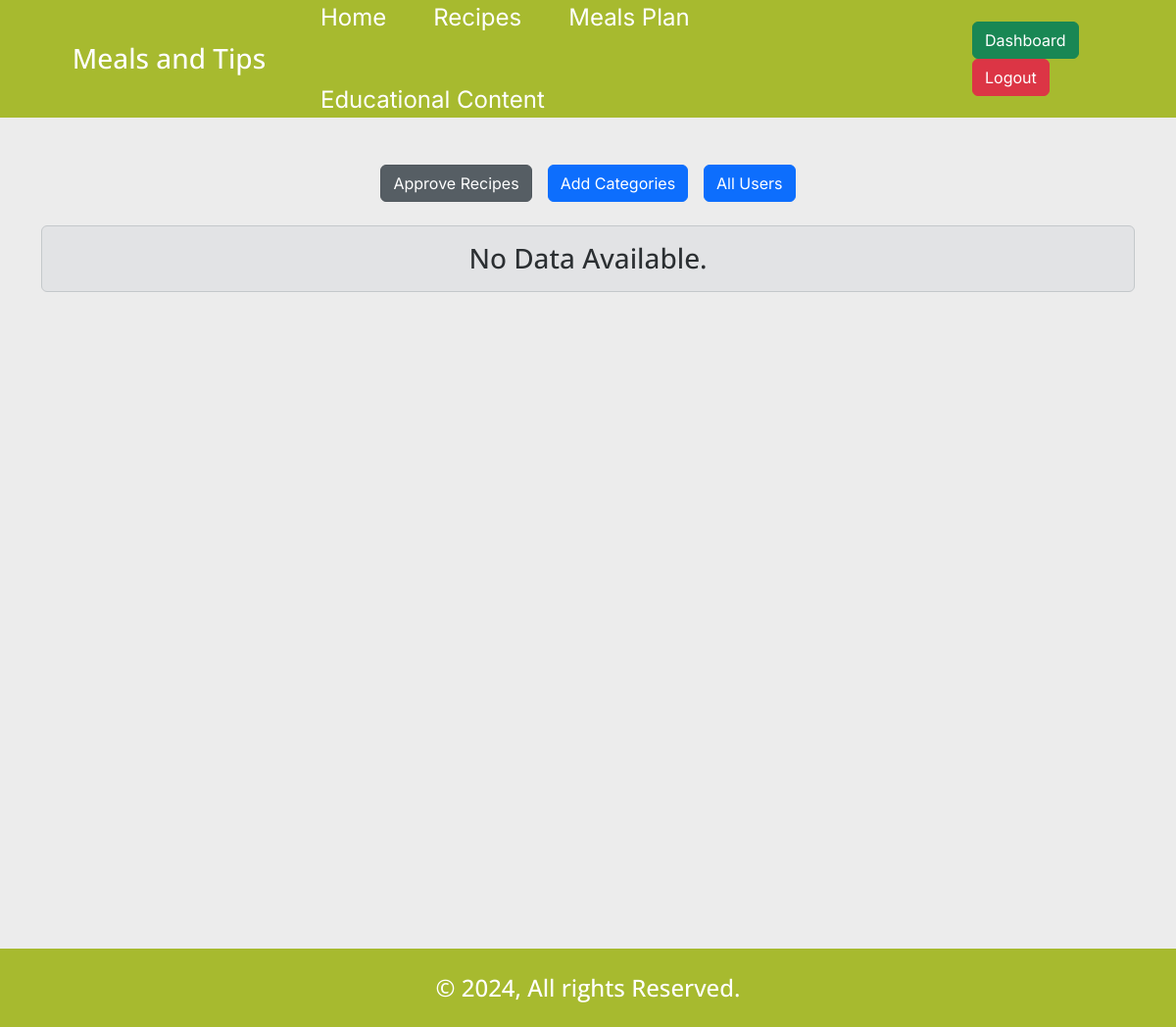
Before: /adminDashboard.php (signed in) with the older database file.
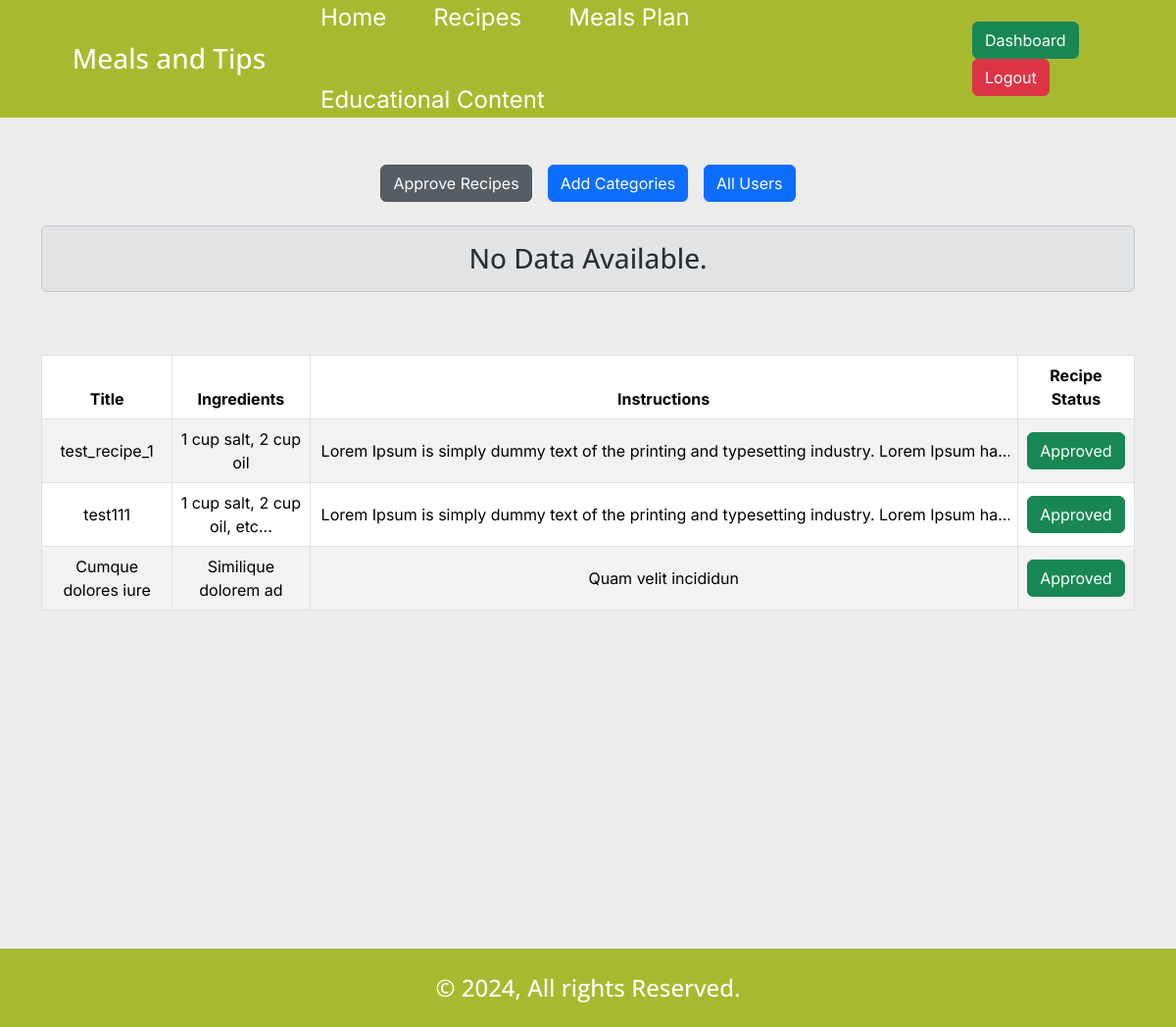
After: the same page with the newer database file.
### tables this page shows
CREATE TABLE `recipes` (
  `id` int(11) NOT NULL,
  `recipe_title` varchar(255) NOT NULL,
  `ingredients` text NOT NULL,
  `instructions` text NOT NULL,
  `nutritionist_id` int(11) NOT NULL,
  `cat_id` int(11) NOT NULL,
  `recipe_status` enum('0','1','2') NOT NULL DEFAULT '0',
  `recipe_img` text DEFAULT NULL
);

### adminDashboard.php (the view, shortened to what the changed rows need)
<?php
require_once 'core/database.php';
?>
<!DOCTYPE html>
<html lang="en">
<head>
    <?php include 'includes/external_css.php'; ?>
    <link rel="stylesheet" href="css/style.min.css">
</head>
<body id="adminDashboard">
    <div class="container mx-auto mt-5 min-h-800">
        <div class="row content-wrapper">
            <div class="col-12 mx-auto mt-4">
                <div class="row">
                        <?php endif;
                        $db->next_result(); ?>
                    <div class="col-12">
                        <?php
                        $getRecipe1_Q = $db->query("CALL `get_recipes_list_approved`()");
                        if (mysqli_num_rows($getRecipe1_Q) > 0):
                        ?>
                            <table id="example1" class="align-middle text-center table table-striped table-bordered">
                                <thead>
                                    <tr>
                                        <th>Title</th>
                                        <th>Ingredients</th>
                                        <th>Instructions</th>
                                        <th>Recipe Status</th>
                                    </tr>
                                </thead>
                                <tbody>
                                    <?php while ($recipe_list_ = mysqli_fetch_object($getRecipe1_Q)): ?>
                                        <tr>
                                            <td><?= $recipe_list_->recipe_title ?></td>
                                            <td><?= $recipe_list_->ingredients ?></td>
                                            <td><span title="<?= $recipe_list_->instructions ?>" class="line-clamp-1"><?= $recipe_list_->instructions ?></span></td>
                                            <td>
                                                <?php if ($recipe_list_->recipe_status == '0'): ?>
                                                    <span class="btn btn-secondary">In-Review</span>
                                                <?php else: ?>
                                                    <span class="btn btn-success">Approved</span>
                                                <?php endif; ?>
                                            </td>
                                        </tr>
                                    <?php endwhile; ?>
                                </tbody>
                            </table>
                        <?php else: ?>
                        <?php endif;
                        $db->next_result(); ?>
                    </div>
                </div>
            </div>
        </div>
    </div>
</body>
</html>

Changed rows visible on the page:
added recipes: recipe_title "test_recipe_1", ingredients "1 cup salt, 2 cup oil", instructions "Lorem Ipsum is simply dummy text of the printing and typesetting industry. Lorem Ipsum…", recipe_status "Approved"
added recipes: recipe_title "test111", ingredients "1 cup salt, 2 cup oil, etc...", instructions "Lorem Ipsum is simply dummy text of the printing and typesetting industry. Lorem Ipsum…", recipe_status "Approved"
added recipes: recipe_title "Cumque dolores iure", ingredients "Similique dolorem ad", instructions "Quam velit incididun", recipe_status "Approved"
Other visible differences:
text now shown: "Title Ingredients Instructions Recipe Status"
